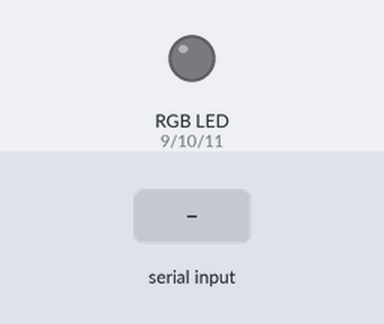
Bench run of a sketch on a simulated Arduino Uno, built with avr-gcc and run on an emulated ATmega328P. Parts: an RGB LED mixed from three pins (HIGH = lit). The test bench sets the inputs (shaded band). Dim RGB values are drawn brighter than linear; what the sketch prints to the serial monitor is not drawn.

Above: at 1.2 s.
1.3 s: "90,45,200\n" received over Serial
At 2.2 s:
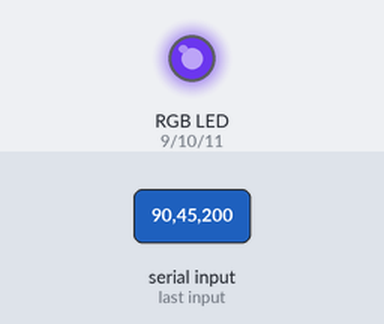
2.8 s: "30,150,10\n" received over Serial
At 3.3 s:
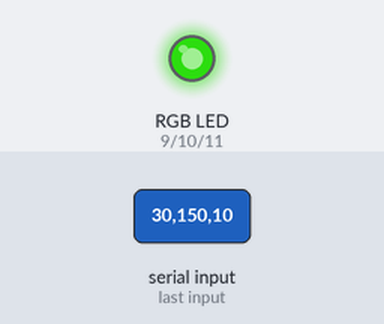
4.3 s: "90,45\n" received over Serial
At 6.2 s:
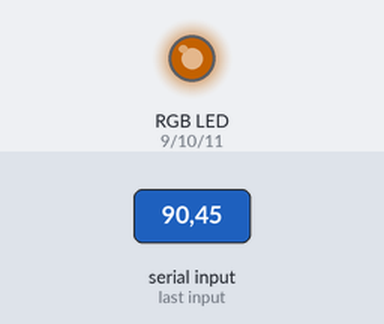
6.8 s: "30,150\n" received over Serial
At 8.2 s:
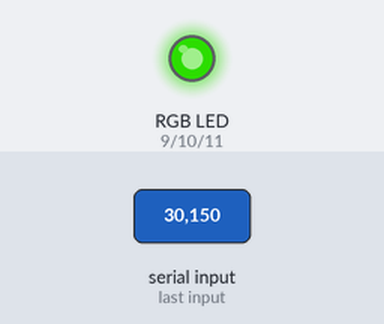
9.3 s: "5\n" received over Serial
At 11.9 s:
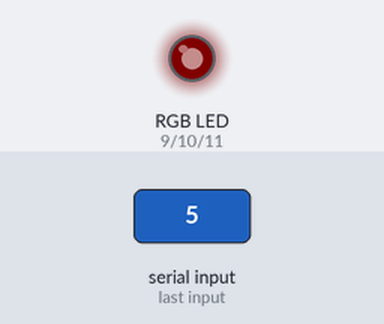
12.3 s: "90\n" received over Serial
At 15.4 s:
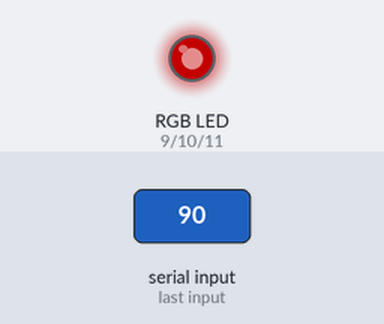
Timing chart, 0 to 16.3 s (numbered marks = the images above; inputs shaded):
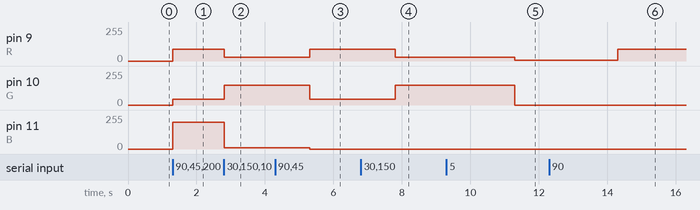

Measured:
- after the input at 1.3 s, pin 9 (R): 0/255 → 90/255 at once; pin 10 (G): 0/255 → 45/255 at once; pin 11 (B): 0/255 → 200/255 at once
- after the input at 2.8 s, pin 9 (R): 90/255 → 30/255 at once; pin 10 (G): 45/255 → 150/255 at once; pin 11 (B): 200/255 → 10/255 at once
- after the input at 4.3 s, pin 9 (R): 30/255 → 90/255 after 1.0 s; pin 10 (G): 150/255 → 45/255 after 1.0 s; pin 11 (B): 10/255 → 0/255 after 1.0 s
- after the input at 6.8 s, pin 9 (R): 90/255 → 30/255 after 1.0 s; pin 10 (G): 45/255 → 150/255 after 1.0 s
- after the input at 9.3 s, pin 9 (R): 30/255 → 5/255 after 2.0 s; pin 10 (G): 150/255 → 0/255 after 2.0 s
- after the input at 12.3 s, pin 9 (R): 5/255 → 90/255 after 2.0 s

The sketch:

Projeto_181_LED_RGB_por_comandos_seriais.ino
```cpp
// Projeto 181 - LED RGB por comandos seriais
// Arduino Uno | Arduino Neon Lab

const byte R=9,G=10,B=11;
void setup(){Serial.begin(9600);for(byte p:{R,G,B})pinMode(p,OUTPUT);
 Serial.println("Envie R,G,B como 255,0,80");}
void loop(){
 if(Serial.available()){
  int r=Serial.parseInt(),g=Serial.parseInt(),b=Serial.parseInt();
  if(r>=0&&r<=255&&g>=0&&g<=255&&b>=0&&b<=255){
   analogWrite(R,r);analogWrite(G,g);analogWrite(B,b);
  }
  while(Serial.available())Serial.read();
 }
}
```
